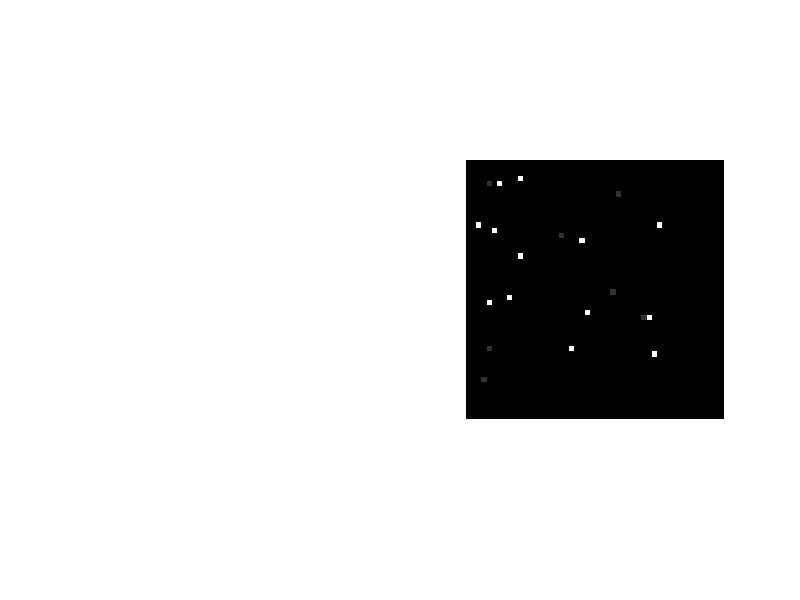

This chart was generated by the following MATLAB code: (Note: this script raises an error after producing the figure.)
#Definicion de variables
global mapa = zeros(50, 50);
global poblacionDepredadores = 1;
global poblacionPresas = 1;
global tasaReproduccionPresas = 1;
global tasaReproduccionDepredadores = 1;
global depredadores = struct();
global presas = struct();
global comidas = 1;
global muertos = 1;
global k = 1;
global tiempoReproduccionDepredadores = 20;
global tiempoReproduccionPresas = 10;

#Creacion de depredadores
function crearDepredador()
    global poblacionDepredadores;
    global depredadores;

    depredadores(poblacionDepredadores).tiempoVidaSinComida = 50;
    depredadores(poblacionDepredadores).posicionX = int64(rand() * 40 + 2);
    depredadores(poblacionDepredadores).posicionY = int64(rand() * 40 + 2);
    depredadores(poblacionDepredadores).direccionMovimiento = 1;
    poblacionDepredadores += 1;

endfunction

#Creacion de presas
function crearPresa()
    global poblacionPresas;
    global presas;

    presas(poblacionPresas).posicionX = int64(rand() * 40 + 2);
    presas(poblacionPresas).posicionY = int64(rand() * 40 + 2);
    presas(poblacionPresas).direccionMovimiento = 1;

    poblacionPresas += 1;
endfunction

#Logica de refresco de pantalla
function dibujarPantalla(instante)
    global presas;
    global poblacionPresas;
    global depredadores;
    global poblacionDepredadores;
    global comidas;
    global muertos;
    global mapa;
    global k;

    #Muestra las presas que no se han comido
    for ii = 1:columns(presas) - comidas
        presaActual = presas(ii);
        #Si se toca alguno de los "bordes" del mapa, se lleva de nuevo al interior de este
        if presaActual.posicionX <= 2 || presaActual.posicionX >= 48 || presaActual.posicionY <= 2 || presaActual.posicionY >= 48

            if presaActual.posicionX <= 2
                presaActual.posicionX += 2;
            endif

            if presaActual.posicionX >= 48
                presaActual.posicionX -= 2;
            endif

            if presaActual.posicionY <= 2
                presaActual.posicionY += 2;
            endif

            if presaActual.posicionY >= 48
                presaActual.posicionY -= 2;
            endif

        endif

        #Si la posicion de ha definido (aleatoriamente) en 1, la presa se mueve hacia arriba
        if presaActual.direccionMovimiento == 1
            presaActual.posicionY +=1;
        endif

        #Si la posicion de ha definido (aleatoriamente) en 2, la presa se mueve hacia la derecha
        if presaActual.direccionMovimiento == 2
            presaActual.posicionX +=1;
        endif

        #Si la posicion de ha definido (aleatoriamente) en 3, la presa se mueve hacia abajo
        if presaActual.direccionMovimiento == 3
            presaActual.posicionY -=1;
        endif

        #Si la posicion de ha definido (aleatoriamente) en 4, la presa se mueve hacia la izquierda
        if presaActual.direccionMovimiento == 4
            presaActual.posicionX -=1;
        endif

        #Se verifica si la presa ha sido devorada por algun depredador
        for j = 1:columns(depredadores)

            if depredadores(j).posicionX == presaActual.posicionX && depredadores(j).posicionY == presaActual.posicionY
                presas(:, ii) = [];
                comidas += 1;
            endif

        endfor

        #Se recalcula (aleatoriamente) la direccion de movimiento
        presaActual.direccionMovimiento = int64(rand() * 4 + 1);
        #Se actualiza el valor de la presa(global) al de la presa actual(local)
        presas(ii) = presaActual;
        #Se pinta la presa como un punto blanco en el mapa
        mapa(presaActual.posicionY, presaActual.posicionX) = 255;
    endfor

    #for i = 1:columns(depredadores) - muertos
    while k < columns(depredadores)
        depredadorActual = depredadores(k);
        columns(depredadores)
        #Se verifica que el depredador no toque los limites del mapa
        if depredadorActual.posicionX <= 2 || depredadorActual.posicionX >= 48 || depredadorActual.posicionY <= 2 || depredadorActual.posicionY >= 48

            if depredadorActual.posicionX <= 2
                depredadorActual.posicionX +=2;
            endif

            if depredadorActual.posicionX >= 48
                depredadorActual.posicionX -= 2;
            endif

            if depredadorActual.posicionY <= 2
                depredadorActual.posicionY += 2;
            endif

            if depredadorActual.posicionY >= 48
                depredadorActual.posicionY -= 2;
            endif

        endif

        #Si la direccion se calcula (aleatoriamente) en 1, se mueve hacia arriba
        if depredadorActual.direccionMovimiento == 1
            depredadorActual.posicionY +=1;
        endif

        #Si la direccion se calcula (aleatoriamente) en 2, se mueve hacia la derecha
        if depredadorActual.direccionMovimiento == 2
            depredadorActual.posicionX +=1;
        endif

        #Si la direccion se calcula (aleatoriamente) en 3, se mueve hacia abajo
        if depredadorActual.direccionMovimiento == 3
            depredadorActual.posicionY -=1;
        endif

        #Si la direccion se calcula (aleatoriamente) en 4, se mueve hacia la izquierda
        if depredadorActual.direccionMovimiento == 4
            depredadorActual.posicionX -=1;
        endif

        #Si el depredor no se ha comido ninguna presa en el tiempo establecido, se elimina
        if depredadorActual.tiempoVidaSinComida == 0
            depredadores(:, k) = [];
            muertos += 1;
        endif

        #Si el depredador se coma una presa, el tiempoVidaSinComida se restablece
        for j = 1:columns(presas)

            if presas(j).posicionX == depredadorActual.posicionX && presas(j).posicionY == depredadorActual.posicionY
                depredadorActual.tiempoVidaSinComida = 50;
            endif

        endfor

        depredadorActual.tiempoVidaSinComida -= 1;

        #Se recalcula la direccion de movimiento
        depredadorActual.direccionMovimiento = int64(rand() * 4 + 1);
        #Se actualiza el valor de depredador actual
        depredadores(k) = depredadorActual;
        #Se pinta el depredador en el mapa como un punto gris
        mapa(depredadorActual.posicionY, depredadorActual.posicionX) = 50;
        k += 1;

    endwhile

    k = 1;
    mapa = uint8(mapa);
    subplot(1, 2, 2)
    imshow(mapa);
    pause(0.001);

    #Despues de un tiempo, se borran las presas y depredadores del mapa para actualizar sus posiciones
    for i = 1:columns(presas)
        presaActual = presas(i);
        mapa(presaActual.posicionY, presaActual.posicionX) = 0;
    endfor

    for i = 1:columns(depredadores)

        depredadorActual = depredadores(i);
        mapa(depredadorActual.posicionY, depredadorActual.posicionX) = 0;
    endfor

endfunction

for i = 1:15
    crearPresa();
endfor

for i = 1:8
    crearDepredador();
endfor

for i = 1:50
    global tasaReproduccionPresas;
    global tasaReproduccionDepredadores;

    if mod(i, tiempoReproduccionPresas) == 0
        crearPresa();
    endif

    if mod(i, tiempoReproduccionDepredadores) == 0
        crearDepredador();
    endif

    dibujarPantalla(i);
endfor
plot(size(presas))
hold on
plot(size(depredadores))
